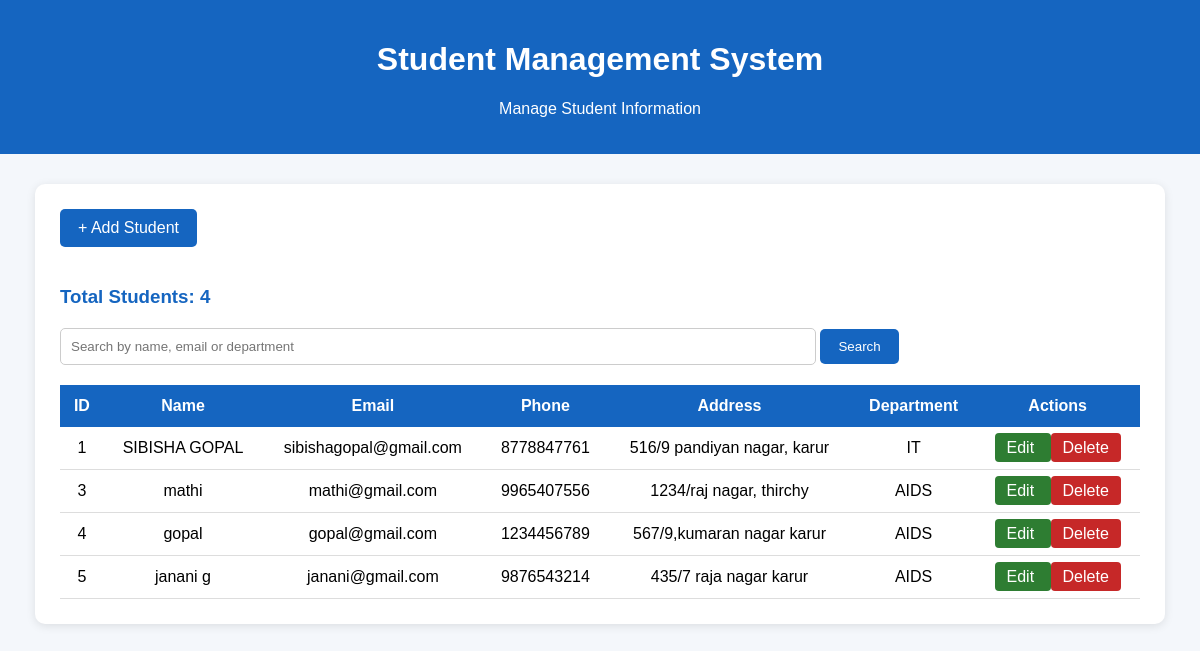
The page / on the database its author committed.
### students/models.py (models this page shows, shortened)
class Student(models.Model):
    name = models.CharField(max_length=100)
    email = models.EmailField(unique=True)
    phone = models.CharField(max_length=15)
    address = models.TextField()
    department = models.CharField(max_length=100)

### students/views.py (the view)
# urls.py: path('', views.student_list, name='student_list'),
def student_list(request):
    search = request.GET.get('search', '')
    if search:
        students = Student.objects.filter(
            name__icontains=search
        ) | Student.objects.filter(
            email__icontains=search
        ) | Student.objects.filter(
            department__icontains=search
        )
    else:
        students = Student.objects.all()
    total_students = Student.objects.count()
    return render(request, 'students/student_list.html', {
        'students': students,
        'search': search,
        'total_students': total_students
    })

### students/templates/students/student_list.html (shortened to what this page needs)
<!DOCTYPE html>
<html>
<head>
</head>
<body>
    <div class="header">
        <h1>Student Management System</h1>
        <p>Manage Student Information</p>
    </div>
    <div class="container">
        <a href="{% url 'add_student' %}" class="add-btn">
            + Add Student
        </a>
        <h3 class="count">
            Total Students: {{ total_students }}
        </h3>
        <form method="GET" class="search-form">
            <input
                type="text"
                name="search"
                class="search-input"
                placeholder="Search by name, email or department"
                value="{{ search }}"
            >
            <button type="submit" class="search-btn">
                Search
            </button>
        </form>
        <table>
            <tr>
                <th>ID</th>
                <th>Name</th>
                <th>Email</th>
                <th>Phone</th>
                <th>Address</th>
                <th>Department</th>
                <th>Actions</th>
            </tr>
            {% for student in students %}
            <tr>
                <td>{{ student.id }}</td>
                <td>{{ student.name }}</td>
                <td>{{ student.email }}</td>
                <td>{{ student.phone }}</td>
                <td>{{ student.address }}</td>
                <td>{{ student.department }}</td>
                <td>
                    <a href="{% url 'edit_student' student.id %}"
                       class="edit-btn">
                        Edit
                    </a>
                    <a href="{% url 'delete_student' student.id %}"
                       class="delete-btn"
                       onclick="return confirm('Are you sure you want to delete this student?');">
                        Delete
                    </a>
                </td>
            </tr>
            {% empty %}
            <tr>
                <td colspan="7" class="no-students">
                    No students found.
                </td>
            </tr>
            {% endfor %}
        </table>
    </div>
</body>
</html>

### students/templates/students/student_list.html (style rules this page uses)
body { font-family: Arial, sans-serif; background-color: #f4f7fb; margin: 0; padding: 0; }
.header { background-color: #1565c0; color: white; padding: 20px; text-align: center; }
.container { width: 90%; margin: 30px auto; background-color: white; padding: 25px; border-radius: 10px; box-shadow: 0 2px 10px rgba(0,0,0,0.1); }
.add-btn { display: inline-block; background-color: #1565c0; color: white; padding: 10px 18px; text-decoration: none; border-radius: 5px; margin-bottom: 20px; }
.count { color: #1565c0; margin-bottom: 20px; }
.search-form { margin-bottom: 20px; }
.search-input { width: 70%; padding: 10px; border: 1px solid #ccc; border-radius: 5px; box-sizing: border-box; }
.search-btn { padding: 10px 18px; background-color: #1565c0; color: white; border: none; border-radius: 5px; cursor: pointer; }
table { width: 100%; border-collapse: collapse; }
th { background-color: #1565c0; color: white; padding: 12px; }
td { padding: 12px; border-bottom: 1px solid #ddd; text-align: center; }
.edit-btn { background-color: #2e7d32; color: white; padding: 6px 12px; text-decoration: none; border-radius: 4px; }
.delete-btn { background-color: #c62828; color: white; padding: 6px 12px; text-decoration: none; border-radius: 4px; }

### rows shown on the page
Student: id "1", name "SIBISHA GOPAL", email "sibishagopal@gmail.com", phone "8778847761", address "516/9 pandiyan nagar, karur", department "IT"
Student: id "3", name "mathi", email "mathi@gmail.com", phone "9965407556", address "1234/raj nagar, thirchy", department "AIDS"
Student: id "4", name "gopal", email "gopal@gmail.com", phone "1234456789", address "567/9,kumaran nagar karur", department "AIDS"
Student: id "5", name "janani g", email "janani@gmail.com", phone "9876543214", address "435/7 raja nagar karur", department "AIDS"

### other values the page prints
{{ total_students }} "4"
